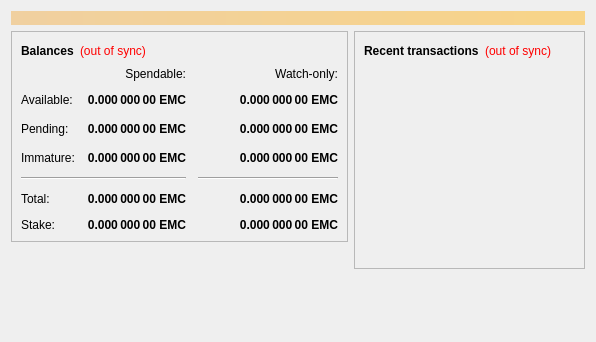
<?xml version="1.0" encoding="UTF-8"?>
<ui version="4.0">
 <class>OverviewPage</class>
 <widget class="QWidget" name="OverviewPage">
  <property name="geometry">
   <rect>
    <x>0</x>
    <y>0</y>
    <width>596</width>
    <height>342</height>
   </rect>
  </property>
  <property name="windowTitle">
   <string>Form</string>
  </property>
  <layout class="QVBoxLayout" name="topLayout">
   <item>
    <widget class="QLabel" name="labelAlerts">
     <property name="visible">
      <bool>false</bool>
     </property>
     <property name="styleSheet">
      <string notr="true">background-color: qlineargradient(x1: 0, y1: 0, x2: 1, y2: 0, stop:0 #F0D0A0, stop:1 #F8D488); color:#000000;</string>
     </property>
     <property name="wordWrap">
      <bool>true</bool>
     </property>
     <property name="margin">
      <number>3</number>
     </property>
    </widget>
   </item>
   <item>
    <layout class="QHBoxLayout" name="horizontalLayout" stretch="1,1">
     <item>
      <layout class="QVBoxLayout" name="verticalLayout_2">
       <item>
        <widget class="QFrame" name="frame">
         <property name="frameShape">
          <enum>QFrame::StyledPanel</enum>
         </property>
         <property name="frameShadow">
          <enum>QFrame::Raised</enum>
         </property>
         <layout class="QVBoxLayout" name="verticalLayout_4">
          <item>
           <layout class="QHBoxLayout" name="horizontalLayout_4">
            <item>
             <widget class="QLabel" name="label_5">
              <property name="font">
               <font>
                <weight>75</weight>
                <bold>true</bold>
               </font>
              </property>
              <property name="text">
               <string>Balances</string>
              </property>
             </widget>
            </item>
            <item>
             <widget class="QLabel" name="labelWalletStatus">
              <property name="cursor">
               <cursorShape>WhatsThisCursor</cursorShape>
              </property>
              <property name="toolTip">
               <string>The displayed information may be out of date. Your wallet automatically synchronizes with the itecocoin network after a connection is established, but this process has not completed yet.</string>
              </property>
              <property name="styleSheet">
               <string notr="true">QLabel { color: red; }</string>
              </property>
              <property name="text">
               <string notr="true">(out of sync)</string>
              </property>
              <property name="alignment">
               <set>Qt::AlignLeading|Qt::AlignLeft|Qt::AlignVCenter</set>
              </property>
             </widget>
            </item>
            <item>
             <spacer name="horizontalSpacer_3">
              <property name="orientation">
               <enum>Qt::Horizontal</enum>
              </property>
              <property name="sizeHint" stdset="0">
               <size>
                <width>40</width>
                <height>20</height>
               </size>
              </property>
             </spacer>
            </item>
           </layout>
          </item>
          <item>
           <layout class="QGridLayout" name="gridLayout">
            <property name="spacing">
             <number>12</number>
            </property>
            <item row="2" column="2">
             <widget class="QLabel" name="labelWatchPending">
              <property name="font">
               <font>
                <weight>75</weight>
                <bold>true</bold>
               </font>
              </property>
              <property name="cursor">
               <cursorShape>IBeamCursor</cursorShape>
              </property>
              <property name="toolTip">
               <string>Unconfirmed transactions to watch-only addresses</string>
              </property>
              <property name="text">
               <string notr="true">0.000 000 00 EMC</string>
              </property>
              <property name="alignment">
               <set>Qt::AlignRight|Qt::AlignTrailing|Qt::AlignVCenter</set>
              </property>
              <property name="textInteractionFlags">
               <set>Qt::LinksAccessibleByMouse|Qt::TextSelectableByKeyboard|Qt::TextSelectableByMouse</set>
              </property>
             </widget>
            </item>
            <item row="2" column="1">
             <widget class="QLabel" name="labelUnconfirmed">
              <property name="font">
               <font>
                <weight>75</weight>
                <bold>true</bold>
               </font>
              </property>
              <property name="cursor">
               <cursorShape>IBeamCursor</cursorShape>
              </property>
              <property name="toolTip">
               <string>Total of transactions that have yet to be confirmed, and do not yet count toward the spendable balance</string>
              </property>
              <property name="text">
               <string notr="true">0.000 000 00 EMC</string>
              </property>
              <property name="alignment">
               <set>Qt::AlignRight|Qt::AlignTrailing|Qt::AlignVCenter</set>
              </property>
              <property name="textInteractionFlags">
               <set>Qt::LinksAccessibleByMouse|Qt::TextSelectableByKeyboard|Qt::TextSelectableByMouse</set>
              </property>
             </widget>
            </item>
            <item row="3" column="2">
             <widget class="QLabel" name="labelWatchImmature">
              <property name="font">
               <font>
                <weight>75</weight>
                <bold>true</bold>
               </font>
              </property>
              <property name="cursor">
               <cursorShape>IBeamCursor</cursorShape>
              </property>
              <property name="toolTip">
               <string>Mined balance in watch-only addresses that has not yet matured</string>
              </property>
              <property name="text">
               <string notr="true">0.000 000 00 EMC</string>
              </property>
              <property name="alignment">
               <set>Qt::AlignRight|Qt::AlignTrailing|Qt::AlignVCenter</set>
              </property>
              <property name="textInteractionFlags">
               <set>Qt::LinksAccessibleByMouse|Qt::TextSelectableByKeyboard|Qt::TextSelectableByMouse</set>
              </property>
             </widget>
            </item>
            <item row="4" column="0" colspan="2">
             <widget class="Line" name="line">
              <property name="orientation">
               <enum>Qt::Horizontal</enum>
              </property>
             </widget>
            </item>
            <item row="4" column="2">
             <widget class="Line" name="lineWatchBalance">
              <property name="sizePolicy">
               <sizepolicy hsizetype="Preferred" vsizetype="Fixed">
                <horstretch>0</horstretch>
                <verstretch>0</verstretch>
               </sizepolicy>
              </property>
              <property name="minimumSize">
               <size>
                <width>140</width>
                <height>0</height>
               </size>
              </property>
              <property name="orientation">
               <enum>Qt::Horizontal</enum>
              </property>
             </widget>
            </item>
            <item row="5" column="0">
             <widget class="QLabel" name="labelTotalText">
              <property name="text">
               <string>Total:</string>
              </property>
             </widget>
            </item>
            <item row="3" column="1">
             <widget class="QLabel" name="labelImmature">
              <property name="font">
               <font>
                <weight>75</weight>
                <bold>true</bold>
               </font>
              </property>
              <property name="cursor">
               <cursorShape>IBeamCursor</cursorShape>
              </property>
              <property name="toolTip">
               <string>Mined balance that has not yet matured</string>
              </property>
              <property name="text">
               <string notr="true">0.000 000 00 EMC</string>
              </property>
              <property name="alignment">
               <set>Qt::AlignRight|Qt::AlignTrailing|Qt::AlignVCenter</set>
              </property>
              <property name="textInteractionFlags">
               <set>Qt::LinksAccessibleByMouse|Qt::TextSelectableByKeyboard|Qt::TextSelectableByMouse</set>
              </property>
             </widget>
            </item>
            <item row="2" column="3">
             <spacer name="horizontalSpacer_2">
              <property name="orientation">
               <enum>Qt::Horizontal</enum>
              </property>
              <property name="sizeHint" stdset="0">
               <size>
                <width>40</width>
                <height>20</height>
               </size>
              </property>
             </spacer>
            </item>
            <item row="3" column="0">
             <widget class="QLabel" name="labelImmatureText">
              <property name="text">
               <string>Immature:</string>
              </property>
             </widget>
            </item>
            <item row="5" column="1">
             <widget class="QLabel" name="labelTotal">
              <property name="font">
               <font>
                <weight>75</weight>
                <bold>true</bold>
               </font>
              </property>
              <property name="cursor">
               <cursorShape>IBeamCursor</cursorShape>
              </property>
              <property name="toolTip">
               <string>Your current total balance</string>
              </property>
              <property name="text">
               <string notr="true">0.000 000 00 EMC</string>
              </property>
              <property name="alignment">
               <set>Qt::AlignRight|Qt::AlignTrailing|Qt::AlignVCenter</set>
              </property>
              <property name="textInteractionFlags">
               <set>Qt::LinksAccessibleByMouse|Qt::TextSelectableByKeyboard|Qt::TextSelectableByMouse</set>
              </property>
             </widget>
            </item>
            <item row="5" column="2">
             <widget class="QLabel" name="labelWatchTotal">
              <property name="font">
               <font>
                <weight>75</weight>
                <bold>true</bold>
               </font>
              </property>
              <property name="cursor">
               <cursorShape>IBeamCursor</cursorShape>
              </property>
              <property name="toolTip">
               <string>Current total balance in watch-only addresses</string>
              </property>
              <property name="text">
               <string notr="true">0.000 000 00 EMC</string>
              </property>
              <property name="alignment">
               <set>Qt::AlignRight|Qt::AlignTrailing|Qt::AlignVCenter</set>
              </property>
              <property name="textInteractionFlags">
               <set>Qt::LinksAccessibleByMouse|Qt::TextSelectableByKeyboard|Qt::TextSelectableByMouse</set>
              </property>
             </widget>
            </item>
            <item row="0" column="2">
             <widget class="QLabel" name="labelWatchonly">
              <property name="text">
               <string>Watch-only:</string>
              </property>
              <property name="alignment">
               <set>Qt::AlignRight|Qt::AlignTrailing|Qt::AlignVCenter</set>
              </property>
             </widget>
            </item>
            <item row="1" column="0">
             <widget class="QLabel" name="labelBalanceText">
              <property name="text">
               <string>Available:</string>
              </property>
             </widget>
            </item>
            <item row="1" column="1">
             <widget class="QLabel" name="labelBalance">
              <property name="font">
               <font>
                <weight>75</weight>
                <bold>true</bold>
               </font>
              </property>
              <property name="cursor">
               <cursorShape>IBeamCursor</cursorShape>
              </property>
              <property name="toolTip">
               <string>Your current spendable balance</string>
              </property>
              <property name="text">
               <string notr="true">0.000 000 00 EMC</string>
              </property>
              <property name="alignment">
               <set>Qt::AlignRight|Qt::AlignTrailing|Qt::AlignVCenter</set>
              </property>
              <property name="textInteractionFlags">
               <set>Qt::LinksAccessibleByMouse|Qt::TextSelectableByKeyboard|Qt::TextSelectableByMouse</set>
              </property>
             </widget>
            </item>
            <item row="1" column="2">
             <widget class="QLabel" name="labelWatchAvailable">
              <property name="font">
               <font>
                <weight>75</weight>
                <bold>true</bold>
               </font>
              </property>
              <property name="cursor">
               <cursorShape>IBeamCursor</cursorShape>
              </property>
              <property name="toolTip">
               <string>Your current balance in watch-only addresses</string>
              </property>
              <property name="text">
               <string notr="true">0.000 000 00 EMC</string>
              </property>
              <property name="alignment">
               <set>Qt::AlignRight|Qt::AlignTrailing|Qt::AlignVCenter</set>
              </property>
              <property name="textInteractionFlags">
               <set>Qt::LinksAccessibleByMouse|Qt::TextSelectableByKeyboard|Qt::TextSelectableByMouse</set>
              </property>
             </widget>
            </item>
            <item row="2" column="0">
             <widget class="QLabel" name="labelPendingText">
              <property name="text">
               <string>Pending:</string>
              </property>
             </widget>
            </item>
            <item row="0" column="1">
             <widget class="QLabel" name="labelSpendable">
              <property name="text">
               <string>Spendable:</string>
              </property>
              <property name="alignment">
               <set>Qt::AlignRight|Qt::AlignTrailing|Qt::AlignVCenter</set>
              </property>
             </widget>
            </item>
            <item row="6" column="0">
             <widget class="QLabel" name="labelStakeText">
              <property name="text">
               <string>Stake:</string>
              </property>
             </widget>
            </item>
            <item row="6" column="1">
             <widget class="QLabel" name="labelStake">
              <property name="font">
               <font>
                <weight>75</weight>
                <bold>true</bold>
               </font>
              </property>
              <property name="cursor">
               <cursorShape>IBeamCursor</cursorShape>
              </property>
              <property name="toolTip">
               <string>Your current balance that is used in stake generation</string>
              </property>
              <property name="text">
               <string notr="true">0.000 000 00 EMC</string>
              </property>
              <property name="alignment">
               <set>Qt::AlignRight|Qt::AlignTrailing|Qt::AlignVCenter</set>
              </property>
              <property name="textInteractionFlags">
               <set>Qt::LinksAccessibleByMouse|Qt::TextSelectableByKeyboard|Qt::TextSelectableByMouse</set>
              </property>
             </widget>
            </item>
            <item row="6" column="2">
             <widget class="QLabel" name="labelWatchStake">
              <property name="font">
               <font>
                <weight>75</weight>
                <bold>true</bold>
               </font>
              </property>
              <property name="cursor">
               <cursorShape>IBeamCursor</cursorShape>
              </property>
              <property name="toolTip">
               <string>Your current balance that is used for stake generation in watch-only addresses</string>
              </property>
              <property name="text">
               <string notr="true">0.000 000 00 EMC</string>
              </property>
              <property name="alignment">
               <set>Qt::AlignRight|Qt::AlignTrailing|Qt::AlignVCenter</set>
              </property>
              <property name="textInteractionFlags">
               <set>Qt::LinksAccessibleByMouse|Qt::TextSelectableByKeyboard|Qt::TextSelectableByMouse</set>
              </property>
             </widget>
            </item>
           </layout>
          </item>
         </layout>
        </widget>
       </item>
       <item>
        <spacer name="verticalSpacer">
         <property name="orientation">
          <enum>Qt::Vertical</enum>
         </property>
         <property name="sizeHint" stdset="0">
          <size>
           <width>20</width>
           <height>40</height>
          </size>
         </property>
        </spacer>
       </item>
      </layout>
     </item>
     <item>
      <layout class="QVBoxLayout" name="verticalLayout_3">
       <item>
        <widget class="QFrame" name="frame_2">
         <property name="frameShape">
          <enum>QFrame::StyledPanel</enum>
         </property>
         <property name="frameShadow">
          <enum>QFrame::Raised</enum>
         </property>
         <layout class="QVBoxLayout" name="verticalLayout">
          <item>
           <layout class="QHBoxLayout" name="horizontalLayout_2">
            <item>
             <widget class="QLabel" name="label_4">
              <property name="font">
               <font>
                <weight>75</weight>
                <bold>true</bold>
               </font>
              </property>
              <property name="text">
               <string>Recent transactions</string>
              </property>
             </widget>
            </item>
            <item>
             <widget class="QLabel" name="labelTransactionsStatus">
              <property name="cursor">
               <cursorShape>WhatsThisCursor</cursorShape>
              </property>
              <property name="toolTip">
               <string>The displayed information may be out of date. Your wallet automatically synchronizes with the itecocoin network after a connection is established, but this process has not completed yet.</string>
              </property>
              <property name="styleSheet">
               <string notr="true">QLabel { color: red; }</string>
              </property>
              <property name="text">
               <string notr="true">(out of sync)</string>
              </property>
              <property name="alignment">
               <set>Qt::AlignRight|Qt::AlignTrailing|Qt::AlignVCenter</set>
              </property>
             </widget>
            </item>
            <item>
             <spacer name="horizontalSpacer">
              <property name="orientation">
               <enum>Qt::Horizontal</enum>
              </property>
              <property name="sizeHint" stdset="0">
               <size>
                <width>40</width>
                <height>20</height>
               </size>
              </property>
             </spacer>
            </item>
           </layout>
          </item>
          <item>
           <widget class="QListView" name="listTransactions">
            <property name="styleSheet">
             <string notr="true">QListView { background: transparent; }</string>
            </property>
            <property name="frameShape">
             <enum>QFrame::NoFrame</enum>
            </property>
            <property name="verticalScrollBarPolicy">
             <enum>Qt::ScrollBarAlwaysOff</enum>
            </property>
            <property name="horizontalScrollBarPolicy">
             <enum>Qt::ScrollBarAlwaysOff</enum>
            </property>
            <property name="selectionMode">
             <enum>QAbstractItemView::NoSelection</enum>
            </property>
           </widget>
          </item>
         </layout>
        </widget>
       </item>
       <item>
        <spacer name="verticalSpacer_2">
         <property name="orientation">
          <enum>Qt::Vertical</enum>
         </property>
         <property name="sizeHint" stdset="0">
          <size>
           <width>20</width>
           <height>40</height>
          </size>
         </property>
        </spacer>
       </item>
      </layout>
     </item>
    </layout>
   </item>
  </layout>
 </widget>
 <resources/>
 <connections/>
</ui>
